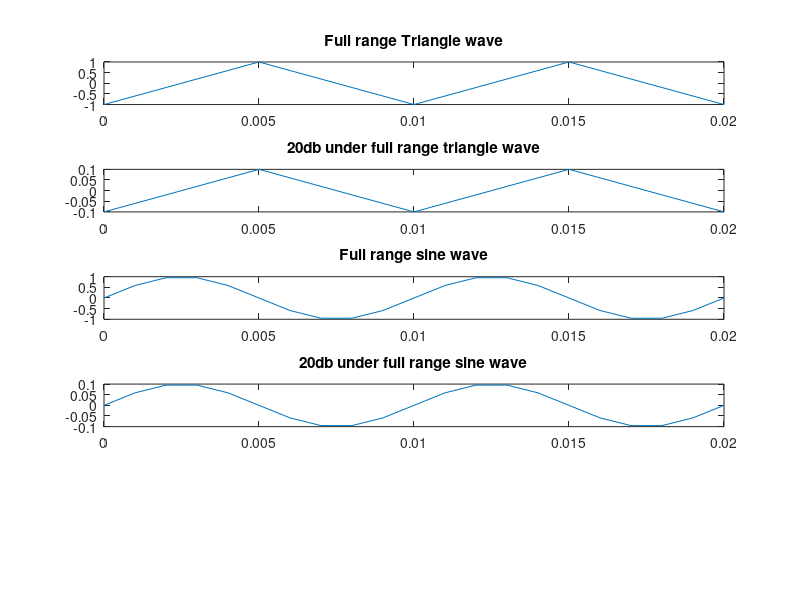

MATLAB code to generate this figure: (Note: this script raises an error after producing the figure.)
%--------------------------------------------------------------------------
%               Audio- / Videosignalverarbeitung
%               TU Ilmenau
%
%               Polo, Franco
%               Ribecky, Sebastian
%
%               2014
%
%               HW 01
%               
%--------------------------------------------------------------------------

pkg load control;
pkg load signal;
clear all;
close all;
%commandwindow;
clc;

%alina.rubina@tu-ilmenau.de
%Helmholtbau, H3522
%Seminar: Sr K 2026 Donn 09.00-10.30


%--------------------------------------------------------------------------
%           Homework assignment 1/3
%           Signals generation
%--------------------------------------------------------------------------

f=100;
T =1*(1/f);
Fs = f/0.1;
%Fn=f/Fs=0.1;
dt = 1/Fs;
t = 0:dt:2*T;

%Full range Triangle wave
x1 = sawtooth(2*pi*f*t,0.5);
figure(1)
set(gcf, 'name', 'Waves')
subplot (5,1,1),
plot(t,x1)
title('Full range Triangle wave')

%20db under full range triangle wave
x2 = 0.1*sawtooth(2*pi*f*t, 0.5);
figure(1)
subplot (5,1,2),
plot(t,x2)
title('20db under full range triangle wave')

%Full range sine wave
y1=sin(2*pi*f*t);
figure(1)
subplot (5,1,3),
plot(t,y1)
title('Full range sine wave')

%20db under full range sine wave
y2=0.1*sin(2*pi*f*t);
figure(1)
subplot (5,1,4),
plot(t,y2)
title('20db under full range sine wave')

%Audio signal
[s, Fs] = wavread('Imperial March_12.wav',150000);
for i=1:150000
    sh(i) = s(i);
end
figure(1)
subplot (5,1,5),
plot(s)
title('Audio signal')

%*****************************************************************
%What is the difference between full and under full range signals?
%*****************************************************************
%SNR is going to change. If we got 90dB of SNR for full range, then
%SNR for under range signal is going to be 70dB (90-20)	


